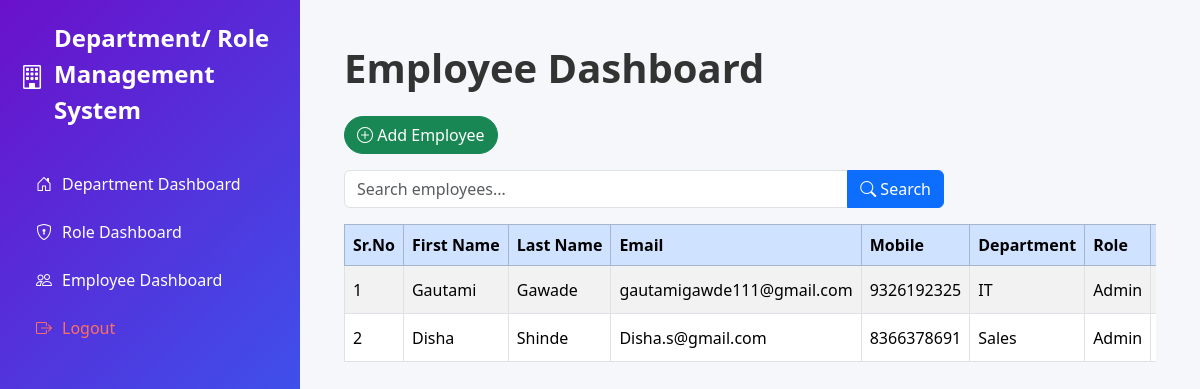
The app's page /departments/employees/dashboard/ (signed in) with its own data.
### departments/models.py (models this page shows, shortened)
class Employee(models.Model):
    employee_id = models.AutoField(primary_key=True)
    first_name = models.CharField(max_length=100)
    username = models.CharField(max_length=100, unique=True)
    password = models.CharField(max_length=100)  # Note: Use Django's authentication system for secure password handling in production
    last_name = models.CharField(max_length=100)
    email = models.EmailField(unique=True)
    mobile_number = models.CharField(max_length=15)
    department = models.ForeignKey(Department, on_delete=models.SET_NULL, null=True, related_name='employees')
    role = models.ForeignKey(Role, on_delete=models.SET_NULL, null=True, related_name='employees')
    reporting_manager = models.ForeignKey('self', on_delete=models.SET_NULL, null=True, blank=True, related_name='subordinates')
    date_of_joining = models.DateField()
    created_at = models.DateTimeField(auto_now_add=True)
    updated_at = models.DateTimeField(auto_now=True)
    is_active = models.BooleanField(default=True)  # Soft delete flag
    class Meta:
        db_table = 'users'  # Matches the table name from the database design image

class Department(models.Model):
    dept_id = models.AutoField(primary_key=True)
    dept_name = models.CharField(max_length=100)
    description = models.CharField(max_length=300)
    created_at = models.DateTimeField(auto_now_add=True)
    updated_at = models.DateTimeField(auto_now=True)
    status = models.BooleanField(default=True)  # True for active, False for inactive (soft delete)
    def __str__(self):
        return self.dept_name

class Role(models.Model):
    role_name = models.CharField(max_length=100)
    description = models.CharField(max_length=200)
    created_at = models.DateTimeField(auto_now_add=True)
    updated_at = models.DateTimeField(auto_now=True)
    is_active = models.BooleanField(default=True)
    def __str__(self):
        return self.role_name
    class Meta:
        db_table = 'roles'

### departments/views.py (the view)
# urls.py: path('employees/dashboard/', views.employee_dashboard, name='employee_dashboard'),
@login_required
@admin_required
def employee_dashboard(request):
    search_query = request.GET.get('search', '')
    if search_query:
        employees = Employee.objects.filter(first_name__icontains=search_query, is_active=True)
    else:
        employees = Employee.objects.filter(is_active=True)
    return render(request, 'departments/employee_dashboard.html', {'employees': employees})

### departments/views.py (called while the page is built)
def is_admin(user):
    return user.is_authenticated and user.is_superuser

### departments/templates/departments/employee_dashboard.html (shortened to what this page needs)
{% extends 'base.html' %}
{% block content %}
<div class="container-fluid px-4">
    <h1 class="my-4" style="font-family: 'Segoe UI', Tahoma, Geneva, Verdana, sans-serif; font-weight: 700; color: #333;">
        Employee Dashboard
    </h1>
    <a href="{% url 'departments:add_employee' %}"
       class="btn btn-success mb-3"
       style="border-radius: 25px;">
        <i class="bi bi-plus-circle"></i> Add Employee
    </a>
    <form method="GET" class="mb-3">
        <div class="input-group" style="max-width: 600px;">
            <input type="text" class="form-control" name="search" placeholder="Search employees..."
                   value="{{ request.GET.search }}">
            <button type="submit" class="btn btn-primary">
                <i class="bi bi-search"></i> Search
            </button>
        </div>
    </form>
    <div class="table-responsive">
        <table class="table table-striped table-bordered table-hover align-middle text-nowrap">
            <thead class="table-primary">
                <tr>
                    <th>Sr.No</th>
                    <th>First Name</th>
                    <th>Last Name</th>
                    <th>Email</th>
                    <th>Mobile</th>
                    <th>Department</th>
                    <th>Role</th>
                    <th>Reporting Manager</th>
                </tr>
            </thead>
            <tbody>
                {% for employee in employees %}
                <tr>
                    <td>{{ forloop.counter }}</td>
                    <td>{{ employee.first_name }}</td>
                    <td>{{ employee.last_name }}</td>
                    <td>{{ employee.email }}</td>
                    <td>{{ employee.mobile_number }}</td>
                    <td>{{ employee.department }}</td>
                    <td>{{ employee.role }}</td>
                    <td>
</td>
                </tr>
                {% empty %}
                <tr>
                    <td colspan="12" class="text-center">
                        <i class="bi bi-exclamation-circle"></i> No employees found.
                    </td>
                </tr>
                {% endfor %}
            </tbody>
        </table>
    </div>
</div>
{% endblock %}

### records on screen
Employee: first_name "Gautami", last_name "Gawade", email "gautamigawde111@gmail.com", mobile_number "9326192325", department "IT", role "Admin"
Employee: first_name "Disha", last_name "Shinde", email "Disha.s@gmail.com", mobile_number "8366378691", department "Sales", role "Admin"
